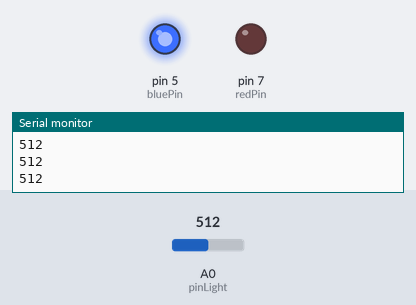
Recording of a sketch running on a simulated Arduino Uno, built with avr-gcc and run on an emulated ATmega328P. Parts: output pins drawn as LEDs (lit = HIGH), the last lines printed to the serial monitor. The inputs (shaded band) are chosen by the test bench; at power-on: A0 (pinLight) = 512.

Above: at 1.2 s.
1.3 s: A0 (pinLight) set to 42
2.8 s: A0 (pinLight) set to 35
At 3.7 s:
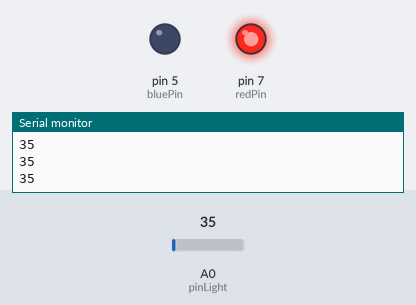
4.4 s: A0 (pinLight) set to 122
At 5.0 s:
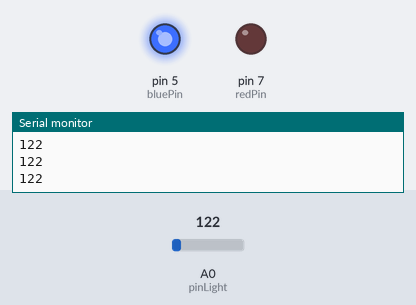
6.0 s: A0 (pinLight) set to 30
At 6.4 s:
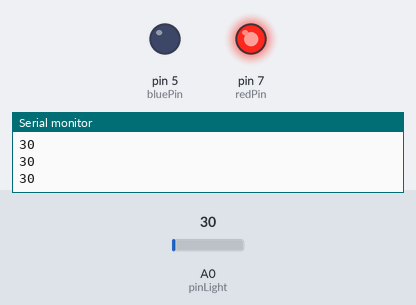
Timing chart, 0 to 8.6 s (numbered marks = the images above; inputs shaded):
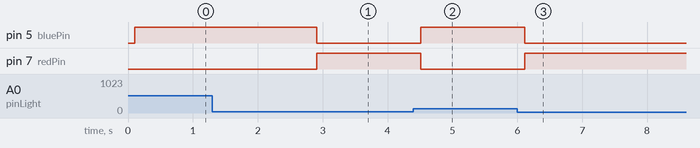

Measured:
- the behaviour switches between 40 and 39 on A0 (pinLight) (found by bisection; images 0 and 1)
- after the input at 2.8 s, pin 5 (bluePin): HIGH → LOW after 0.11 s; pin 7 (redPin): LOW → HIGH after 0.11 s
- after the input at 4.4 s, pin 5 (bluePin): LOW → HIGH after 0.11 s; pin 7 (redPin): HIGH → LOW after 0.11 s
- after the input at 6.0 s, pin 5 (bluePin): HIGH → LOW after 0.12 s; pin 7 (redPin): LOW → HIGH after 0.12 s

The sketch:

photoresistor_roomlight_react.ino
```cpp
/*/need to turn on red when there's no light, turn on blue when there's light.
So this all technically works but my photoresistor only reacts when I directly put my phone's flashlight right next to it. It doesnt react to room light and always shows reads 0

*/
int pinLight=A0;//pin to read value between photoresistor and 5.1k resistor
int lightVal;
int dt=100;//just delay time
int redPin=7;
int bluePin=5;
void setup() {
  // put your setup code here, to run once:
Serial.begin(115200);
pinMode(pinLight, INPUT);
pinMode(redPin, OUTPUT);
pinMode(bluePin, OUTPUT);

}

void loop() {
  // put your main code here, to run repeatedly:
lightVal=analogRead(pinLight);
Serial.println(lightVal);
delay(dt);
if(lightVal>40){   /*/I chose 20 since it reads somewhere around 20-40 when I use flashlight.
The thing is that the dude in tutorial with the same circuit had values of around 700 with room lights on and 200 with room lights off.
Idk if my photoresistor is just different or damaged:(
*/
  digitalWrite(bluePin, HIGH);
  digitalWrite(redPin, LOW);
}
if(lightVal<40){
digitalWrite(bluePin, LOW);
digitalWrite(redPin, HIGH);
}
}
```
